Frame 1 (no input): blank canvas, image omitted
Frame 60 (no input): blank canvas, image omitted
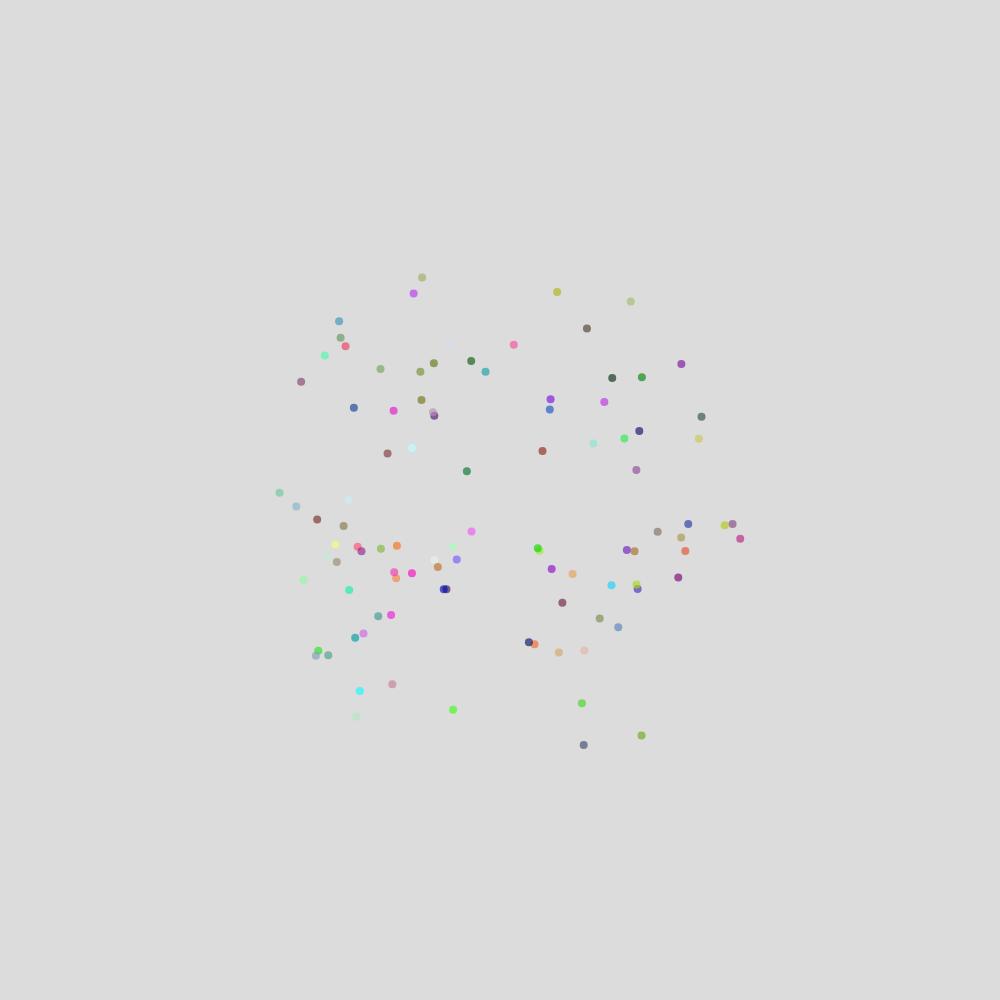
Frame 120 (the mouse pressed at the canvas centre since frame 60)

The p5.js sketch whose frames 1 and 60 were blank and that drew this single picture after the mouse press (run headless with seeded random() and noise() and a simulated clock; from frame 60 on, the mouse is pressed at the canvas centre):

// p5.js sketch
// ── sketch.js
let balloons = [];
let attractor;
let repeller;

function setup() {
  createCanvas(1000, 1000);
  attractor = new Attractor();
  repeller = new Repeller(width / 2, height / 2);
}

function draw() {
  background(220);

  attractor.update(mouseX, mouseY); // 마우스 위치에 따라 중력이 서서히 적용

  for (let i = 0; i < balloons.length; i++) {
    balloons[i].update();
    balloons[i].display();
  }

  balloons = balloons.filter((balloon) => !balloon.finished());
}

function mousePressed() {
  let balloon = new Balloon(mouseX, mouseY, attractor, repeller);
  balloons.push(balloon);
}

class Particle {
  constructor(x, y, attractor, repeller) {
    this.position = createVector(x, y);
    this.velocity = createVector(random(-1, 1), random(-1, 1));
    this.acceleration = createVector(0, 0);
    this.color = color(random(255), random(255), random(255));
    this.lifespan = 255; // 수명 추가
    this.attractor = attractor;
    this.repeller = repeller;
    this.mass = 1;
  }

  applyForce(force) {
    this.acceleration.add(force);
  }

  update() {
    this.velocity.add(this.acceleration);
    this.position.add(this.velocity);
    this.acceleration.mult(0);
    this.lifespan -= 1.5; // 수명 감소
    // Attractor에 대한 힘을 적용
    let attractForce = this.attractor.attract(this);
    this.applyForce(attractForce);

    // Repeller에 대한 힘을 적용
    let repelForce = this.repeller.repel(this);
    this.applyForce(repelForce);
  }

  display() {
    noStroke();
    fill(
      this.color.levels[0],
      this.color.levels[1],
      this.color.levels[2],
      this.lifespan
    );
    ellipse(this.position.x, this.position.y, 8, 8);
  }

  isDead() {
    return this.lifespan <= 0;
  }
}

class Balloon {
  constructor(x, y, attractor, repeller) {
    this.x = x;
    this.y = y;
    this.radius = 10;
    this.particles = [];
    this.color = color(random(255), random(255), random(255));
    this.isPopped = false;
    this.alpha = 255;
    this.attractor = attractor;
    this.repeller = repeller;
  }

  update() {
    if (!this.isPopped) {
      this.radius += 2;

      if (this.radius >= dist(this.x, this.y, width / 2, height / 2)) {
        this.pop();
      }
    }

    for (let i = 0; i < this.particles.length; i++) {
      this.particles[i].update();
    }
  }

  display() {
    fill(
      this.color.levels[0],
      this.color.levels[1],
      this.color.levels[2],
      this.alpha
    );
    ellipse(this.x, this.y, this.radius * 2, this.radius * 2);

    for (let i = 0; i < this.particles.length; i++) {
      this.particles[i].display();
    }
  }

  pop() {
    this.isPopped = true;
    this.alpha = 0;
    for (let i = 0; i < 100; i++) {
      let particle = new Particle(
        this.x,
        this.y,
        this.attractor,
        this.repeller
      );
      this.particles.push(particle);
    }
  }

  finished() {
    return this.isPopped && this.particles.length === 0;
  }
}

class Repeller {
  constructor(x, y) {
    this.position = createVector(x, y);
    this.strength = -20; // 중력의 강도를 더 크게 수정
  }

  repel(particle) {
    let force = p5.Vector.sub(this.position, particle.position);
    let distance = force.mag();
    distance = constrain(distance, 5, 50);
    force.normalize();

    let strength = (this.strength * particle.mass) / (distance * distance);
    force.mult(strength);

    return force;
  }
}

class Attractor {
  constructor() {
    this.mass = 20;
    this.position = createVector(); // 초기 위치를 설정하지 않음
    this.strength = 0; // 중력의 강도 초기값
  }

  update(mouseX, mouseY) {
    this.position.set(mouseX, mouseY);
    // 중력의 강도를 서서히 증가시킴
    this.strength = lerp(this.strength, 55, 0.02); // 중력 강도를 55으로 수정
  }

  attract(particle) {
    let force = p5.Vector.sub(this.position, particle.position);
    let distance = force.mag();
    distance = constrain(distance, 5, 50);
    force.normalize();

    let strength = (0.4 * this.mass * particle.mass) / (distance * distance);
    force.mult(strength * this.strength); // 중력의 강도 적용

    return force;
  }
}
